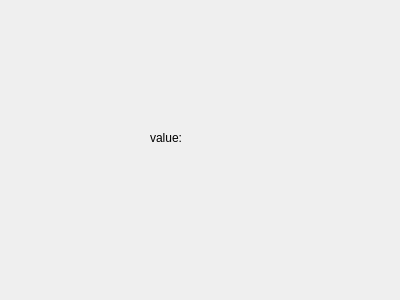
<?xml version="1.0" encoding="UTF-8"?>
<ui version="4.0">
 <class>Widget</class>
 <widget class="QWidget" name="Widget">
  <property name="geometry">
   <rect>
    <x>0</x>
    <y>0</y>
    <width>400</width>
    <height>300</height>
   </rect>
  </property>
  <property name="windowTitle">
   <string>Widget</string>
  </property>
  <widget class="QLabel" name="label">
   <property name="geometry">
    <rect>
     <x>150</x>
     <y>130</y>
     <width>111</width>
     <height>16</height>
    </rect>
   </property>
   <property name="text">
    <string>value: </string>
   </property>
  </widget>
 </widget>
 <layoutdefault spacing="6" margin="11"/>
 <resources/>
 <connections/>
</ui>
